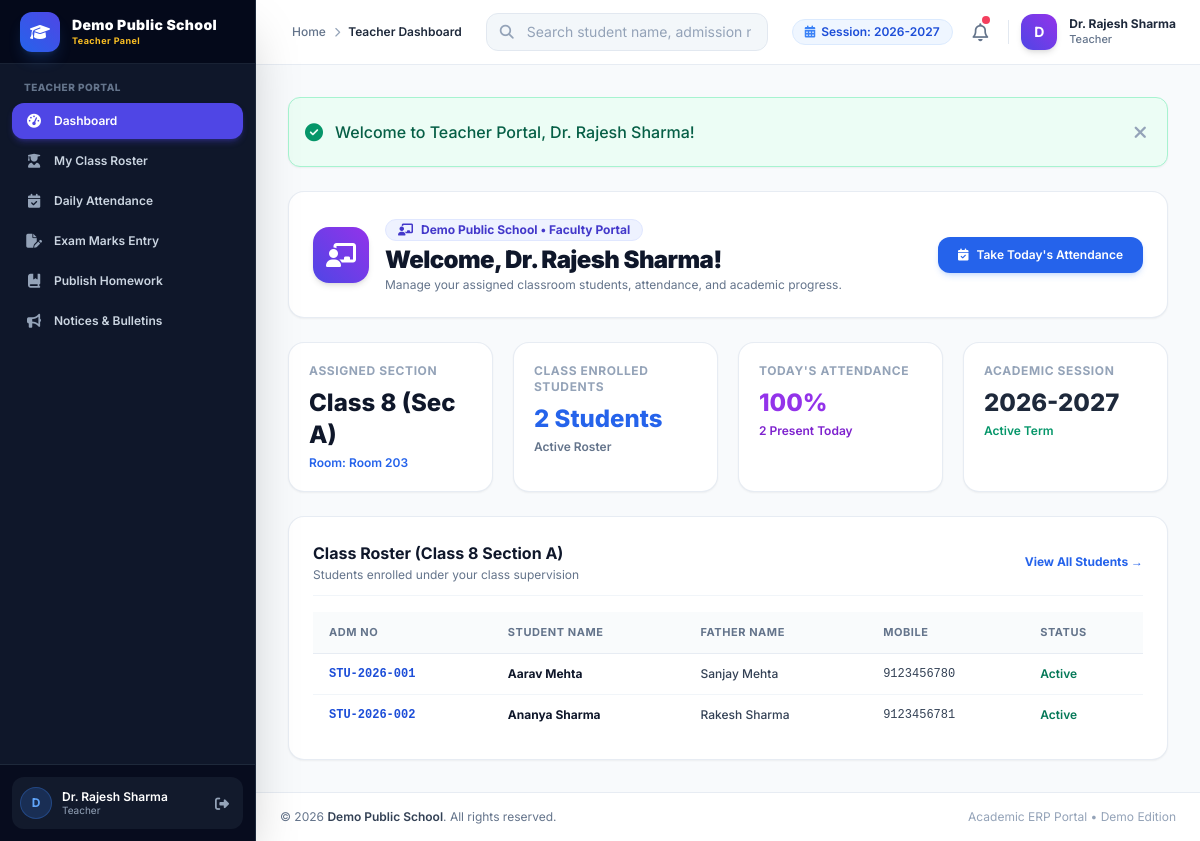
Screenshot of /teacher/dashboard.php (signed in) with the database file from the repository.
### tables this page shows
CREATE TABLE `school_settings` (
  `id` INT AUTO_INCREMENT PRIMARY KEY,
  `setting_key` VARCHAR(100) NOT NULL UNIQUE,
  `setting_value` TEXT DEFAULT NULL,
  `updated_at` DATETIME DEFAULT CURRENT_TIMESTAMP ON UPDATE CURRENT_TIMESTAMP
);

CREATE TABLE `classes` (
  `id` INT AUTO_INCREMENT PRIMARY KEY,
  `class_name` VARCHAR(50) NOT NULL,
  `section` VARCHAR(20) NOT NULL,
  `teacher_id` INT DEFAULT NULL,
  `room_number` VARCHAR(30) NOT NULL,
  `academic_session` VARCHAR(30) NOT NULL DEFAULT '2026-2027',
  `created_at` DATETIME DEFAULT CURRENT_TIMESTAMP,
  `updated_at` DATETIME DEFAULT CURRENT_TIMESTAMP ON UPDATE CURRENT_TIMESTAMP,
  FOREIGN KEY (`teacher_id`) REFERENCES `teachers`(`id`) ON DELETE SET NULL
);

CREATE TABLE `students` (
  `id` INT AUTO_INCREMENT PRIMARY KEY,
  `admission_no` VARCHAR(30) NOT NULL UNIQUE,
  `password` VARCHAR(255) DEFAULT NULL,
  `first_name` VARCHAR(50) NOT NULL,
  `last_name` VARCHAR(50) NOT NULL,
  `father_name` VARCHAR(100) NOT NULL,
  `mother_name` VARCHAR(100) NOT NULL,
  `dob` DATE NOT NULL,
  `gender` ENUM('Male', 'Female', 'Other') NOT NULL,
  `class_id` INT NOT NULL,
  `section` VARCHAR(20) NOT NULL,
  `mobile` VARCHAR(20) NOT NULL,
  `email` VARCHAR(100) DEFAULT NULL,
  `address` TEXT,
  `admission_date` DATE NOT NULL,
  `photo` VARCHAR(255) DEFAULT NULL,
  `status` ENUM('Active', 'Inactive', 'Graduated') DEFAULT 'Active',
  `created_at` DATETIME DEFAULT CURRENT_TIMESTAMP,
  `updated_at` DATETIME DEFAULT CURRENT_TIMESTAMP ON UPDATE CURRENT_TIMESTAMP,
  FOREIGN KEY (`class_id`) REFERENCES `classes`(`id`) ON DELETE CASCADE
);

### teacher/dashboard.php (the view, shortened to what the rows shown need)
<?php
require_once __DIR__ . '/../includes/auth.php';
$teacher_id_pk = $_SESSION['teacher_id_pk'] ?? 0;
try {
    $class_stmt = $pdo->prepare("SELECT * FROM classes WHERE teacher_id = :teacher_id LIMIT 1");
    $class_stmt->execute(['teacher_id' => $teacher_id_pk]);
    $assigned_class = $class_stmt->fetch();
    $student_count = 0;
    $today_present = 0;
    $attendance_pct = 0;
    $class_students = [];
    if ($assigned_class) {
        $cnt_stmt = $pdo->prepare("SELECT COUNT(*) FROM students WHERE class_id = :class_id AND status = 'Active'");
        $cnt_stmt->execute(['class_id' => $assigned_class['id']]);
        $student_count = $cnt_stmt->fetchColumn() ?: 0;
        $att_stmt = $pdo->prepare("SELECT
            COUNT(CASE WHEN status = 'Present' THEN 1 END) as present_cnt,
            COUNT(*) as total_cnt
            FROM attendance
            WHERE class_id = :class_id AND attendance_date = CURDATE()");
        $att_stmt->execute(['class_id' => $assigned_class['id']]);
        $att_row = $att_stmt->fetch();
        $today_present = $att_row['present_cnt'] ?: 0;
        $today_marked = $att_row['total_cnt'] ?: 0;
        $attendance_pct = ($today_marked > 0) ? round(($today_present / $today_marked) * 100) : 0;
        $stu_stmt = $pdo->prepare("SELECT * FROM students WHERE class_id = :class_id AND status = 'Active' ORDER BY first_name ASC LIMIT 5");
        $stu_stmt->execute(['class_id' => $assigned_class['id']]);
        $class_students = $stu_stmt->fetchAll();
    }
} catch (PDOException $e) {
    set_flash('error', 'Dashboard query error: ' . $e->getMessage());
    $assigned_class = false;
}
require_once __DIR__ . '/../includes/header.php';
?>
<div class="space-y-6">
    <div class="flex flex-col md:flex-row md:items-center justify-between gap-4 bg-white p-6 rounded-2xl border border-slate-200/80 shadow-sm">
        <div class="flex items-center space-x-4">
            <div>
                <div class="inline-flex items-center space-x-2 px-3 py-0.5 bg-indigo-50 text-indigo-700 rounded-full text-xs font-bold border border-indigo-100 mb-1">
                    <i class="fa-solid fa-chalkboard-user"></i>
                    <span><?= e(get_school_name()) ?> &bull; Faculty Portal</span>
                </div>
                <h1 class="text-2xl font-black text-slate-900 tracking-tight leading-tight">Welcome, <?= e($_SESSION['full_name']) ?>!</h1>
            </div>
        </div>
    </div>
    <?php if (!$assigned_class): ?>
        <div class="p-8 bg-amber-50 border border-amber-200 rounded-2xl text-center space-y-3">
            <i class="fa-solid fa-triangle-exclamation text-4xl text-amber-500"></i>
            <h3 class="text-lg font-bold text-amber-900">No Assigned Class Found</h3>
            <p class="text-xs text-amber-800 max-w-md mx-auto">You have not been assigned as a Class Teacher to any section yet. Please contact the administrator to assign your class.</p>
        </div>
    <?php else: ?>
        <div class="grid grid-cols-1 sm:grid-cols-2 lg:grid-cols-4 gap-5">
            <div class="bg-white p-5 rounded-2xl border border-slate-200/80 shadow-sm">
                <span class="text-xs font-bold text-slate-400 uppercase tracking-wider block">Assigned Section</span>
                <span class="text-2xl font-extrabold text-slate-900 block mt-2"><?= e($assigned_class['class_name']) ?> (Sec <?= e($assigned_class['section']) ?>)</span>
                <span class="text-xs font-semibold text-blue-600 mt-1 block">Room: <?= e($assigned_class['room_number']) ?></span>
            </div>
            <div class="bg-white p-5 rounded-2xl border border-slate-200/80 shadow-sm">
                <span class="text-xs font-bold text-slate-400 uppercase tracking-wider block">Class Enrolled Students</span>
                <span class="text-2xl font-extrabold text-blue-600 block mt-2"><?= $student_count ?> Students</span>
                <span class="text-xs font-semibold text-slate-500 mt-1 block">Active Roster</span>
            </div>
            <div class="bg-white p-5 rounded-2xl border border-slate-200/80 shadow-sm">
                <span class="text-xs font-bold text-slate-400 uppercase tracking-wider block">Today's Attendance</span>
                <span class="text-2xl font-extrabold text-purple-600 block mt-2"><?= $attendance_pct ?>%</span>
                <span class="text-xs font-semibold text-purple-700 mt-1 block"><?= $today_present ?> Present Today</span>
            </div>
            <div class="bg-white p-5 rounded-2xl border border-slate-200/80 shadow-sm">
                <span class="text-xs font-bold text-slate-400 uppercase tracking-wider block">Academic Session</span>
                <span class="text-2xl font-extrabold text-slate-800 block mt-2"><?= e($assigned_class['academic_session']) ?></span>
                <span class="text-xs font-semibold text-emerald-600 mt-1 block">Active Term</span>
            </div>
        </div>
        <div class="bg-white rounded-2xl border border-slate-200/80 shadow-sm overflow-hidden p-6">
            <div class="flex items-center justify-between mb-4 pb-3 border-b border-slate-100">
                <div>
                    <h3 class="font-bold text-slate-900 text-base">Class Roster (<?= e($assigned_class['class_name']) ?> Section <?= e($assigned_class['section']) ?>)</h3>
                    <p class="text-xs text-slate-500 mt-0.5">Students enrolled under your class supervision</p>
                </div>
                <a href="<?= base_url('teacher/students/index.php') ?>" class="text-xs font-bold text-blue-600 hover:underline">View All Students &rarr;</a>
            </div>
            <div class="overflow-x-auto">
                <table class="w-full text-left border-collapse">
                    <thead>
                        <tr class="bg-slate-50/80 border-b border-slate-200/80 text-[11px] font-bold text-slate-500 uppercase tracking-wider">
                            <th class="py-3 px-4">Adm No</th>
                            <th class="py-3 px-4">Student Name</th>
                            <th class="py-3 px-4">Father Name</th>
                            <th class="py-3 px-4">Mobile</th>
                            <th class="py-3 px-4">Status</th>
                        </tr>
                    </thead>
                    <tbody class="divide-y divide-slate-100 text-xs font-medium text-slate-700">
                        <?php if (empty($class_students)): ?>
                            <tr>
                                <td colspan="5" class="py-8 text-center text-slate-400">No students enrolled in this class yet.</td>
                            </tr>
                        <?php else: ?>
                            <?php foreach ($class_students as $st): ?>
                                <tr class="hover:bg-slate-50 transition-colors">
                                    <td class="py-3 px-4 font-mono font-bold text-blue-700"><?= e($st['admission_no']) ?></td>
                                    <td class="py-3 px-4 font-bold text-slate-900"><?= e($st['first_name'] . ' ' . $st['last_name']) ?></td>
                                    <td class="py-3 px-4"><?= e($st['father_name']) ?></td>
                                    <td class="py-3 px-4 font-mono"><?= e($st['mobile']) ?></td>
                                    <td class="py-3 px-4 font-semibold text-emerald-700"><?= e($st['status']) ?></td>
                                </tr>
                            <?php endforeach; ?>
                        <?php endif; ?>
                    </tbody>
                </table>
            </div>
        </div>
    <?php endif; ?>
</div>
<?php require_once __DIR__ . '/../includes/footer.php'; ?>

### includes/sidebar.php (shortened to what the rows shown need)
<?php
if (is_admin()) {
    $dash_url = base_url('admin/dashboard.php');
    $role_badge = 'Admin Panel';
    $role_label = 'Administrator';
} elseif (is_accountant()) {
    $dash_url = base_url('admin/accounts/index.php');
    $role_badge = 'Accounts Dept';
    $role_label = 'Accountant';
} elseif (is_teacher()) {
    $dash_url = base_url('teacher/dashboard.php');
    $role_badge = 'Teacher Panel';
} else {
    $dash_url = base_url('student/dashboard.php');
    $role_badge = 'Student & Parent';
    $role_label = 'Student / Parent';
}
?>
<aside id="sidebar" class="fixed inset-y-0 left-0 z-50 w-64 bg-slate-900 text-slate-300 transform -translate-x-full md:translate-x-0 md:static md:inset-0 transition-transform duration-300 ease-in-out flex flex-col justify-between shadow-2xl border-r border-slate-800 no-print">
    <div>
        <div class="h-16 flex items-center justify-between px-5 bg-slate-950/80 border-b border-slate-800/80">
            <a href="<?= $dash_url ?>" class="flex items-center space-x-3 group">
                <div class="overflow-hidden">
                    <span class="font-black text-sm text-white tracking-wide block leading-tight truncate"><?= e(get_school_name()) ?></span>
                    <span class="text-[9px] text-amber-400 font-bold tracking-wider block truncate"><?= e($role_badge) ?></span>
                </div>
            </a>
        </div>
    </div>
</aside>

### includes/navbar.php (shortened to what the rows shown need)
<?php
$current_academic_session = get_school_setting('academic_session', '2026-2027');
?>
<header class="sticky top-0 z-30 bg-white/90 backdrop-blur-md border-b border-slate-200/80 no-print">
    <div class="flex items-center justify-between h-16 px-4 md:px-6">
        <div class="flex items-center space-x-3">
            <div class="hidden lg:flex items-center space-x-1.5 px-3 py-1 bg-blue-50 text-blue-700 rounded-full text-xs font-semibold border border-blue-100">
                <i class="fa-solid fa-calendar-days text-blue-500"></i>
                <span>Session: <?= e($current_academic_session) ?></span>
            </div>
        </div>
    </div>
</header>

### includes/footer.php (shortened to what the rows shown need)
            </main>
            <footer class="bg-white border-t border-slate-200/80 py-4 px-6 mt-auto text-center text-xs text-slate-500 flex flex-col sm:flex-row items-center justify-between no-print">
                <p>&copy; <?= date('Y') ?> <span class="font-semibold text-slate-700"><?= e(get_school_name()) ?></span>. All rights reserved.</p>
            </footer>
        </div>
    </div>
</body>
</html>

### rows the page displays
school_settings: setting_value "Demo Public School"
school_settings: setting_value "2026-2027"
classes: class_name "Class 8", section "A", room_number "Room 203", academic_session "2026-2027"
students: admission_no "STU-2026-001", first_name+last_name "Aarav Mehta", father_name "Sanjay Mehta", mobile "9123456780", status "Active"
students: admission_no "STU-2026-002", first_name+last_name "Ananya Sharma", father_name "Rakesh Sharma", mobile "9123456781", status "Active"

### other values shown
$role_badge "Teacher Panel"
substr($_SESSION['full_name'] ?? 'U', 0, 1) "D"
$_SESSION['full_name'] "Dr. Rajesh Sharma"
$role_label "Teacher"
$page_title "Teacher Dashboard"
$nav_role_title "Teacher"
$flash['text'] "Welcome to Teacher Portal, Dr. Rajesh Sharma!"
$student_count "2"
$attendance_pct "100"
$today_present "2"
